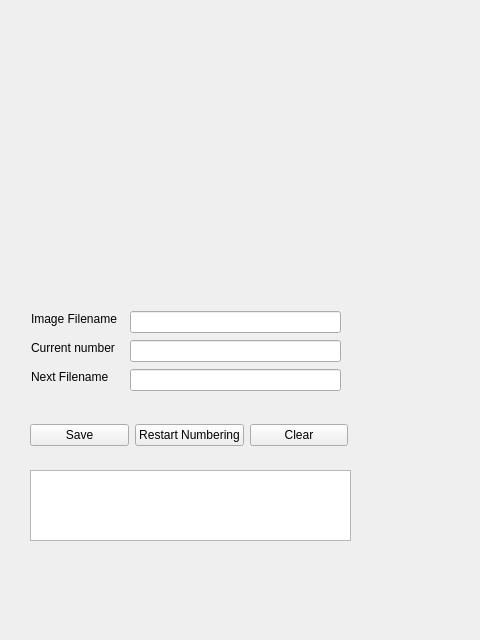
<?xml version="1.0" encoding="UTF-8"?>
<ui version="4.0">
 <class>Form</class>
 <widget class="QWidget" name="Form">
  <property name="geometry">
   <rect>
    <x>0</x>
    <y>0</y>
    <width>480</width>
    <height>640</height>
   </rect>
  </property>
  <property name="windowTitle">
   <string>Form</string>
  </property>
  <widget class="IconWidget" name="widget_iconeditor" native="true">
   <property name="geometry">
    <rect>
     <x>30</x>
     <y>40</y>
     <width>240</width>
     <height>240</height>
    </rect>
   </property>
   <property name="minimumSize">
    <size>
     <width>240</width>
     <height>240</height>
    </size>
   </property>
  </widget>
  <widget class="QLabel" name="label">
   <property name="geometry">
    <rect>
     <x>31</x>
     <y>311</y>
     <width>92</width>
     <height>16</height>
    </rect>
   </property>
   <property name="text">
    <string>Image Filename</string>
   </property>
  </widget>
  <widget class="QLineEdit" name="lineEdit">
   <property name="geometry">
    <rect>
     <x>130</x>
     <y>311</y>
     <width>211</width>
     <height>22</height>
    </rect>
   </property>
  </widget>
  <widget class="QLabel" name="label_2">
   <property name="geometry">
    <rect>
     <x>31</x>
     <y>340</y>
     <width>91</width>
     <height>16</height>
    </rect>
   </property>
   <property name="text">
    <string>Current number</string>
   </property>
  </widget>
  <widget class="QLabel" name="label_3">
   <property name="geometry">
    <rect>
     <x>31</x>
     <y>369</y>
     <width>81</width>
     <height>16</height>
    </rect>
   </property>
   <property name="text">
    <string>Next Filename</string>
   </property>
  </widget>
  <widget class="QLineEdit" name="lineEdit_2">
   <property name="geometry">
    <rect>
     <x>130</x>
     <y>340</y>
     <width>211</width>
     <height>22</height>
    </rect>
   </property>
  </widget>
  <widget class="QLineEdit" name="lineEdit_3">
   <property name="geometry">
    <rect>
     <x>130</x>
     <y>369</y>
     <width>211</width>
     <height>22</height>
    </rect>
   </property>
  </widget>
  <widget class="QPlainTextEdit" name="plainTextEdit">
   <property name="geometry">
    <rect>
     <x>30</x>
     <y>470</y>
     <width>321</width>
     <height>71</height>
    </rect>
   </property>
  </widget>
  <widget class="QWidget" name="">
   <property name="geometry">
    <rect>
     <x>30</x>
     <y>420</y>
     <width>318</width>
     <height>30</height>
    </rect>
   </property>
   <layout class="QHBoxLayout" name="horizontalLayout">
    <item>
     <widget class="QPushButton" name="pushButton_2">
      <property name="text">
       <string>Save</string>
      </property>
     </widget>
    </item>
    <item>
     <widget class="QPushButton" name="pushButton_4">
      <property name="text">
       <string>Restart Numbering</string>
      </property>
     </widget>
    </item>
    <item>
     <widget class="QPushButton" name="pushButton">
      <property name="text">
       <string>Clear</string>
      </property>
     </widget>
    </item>
   </layout>
  </widget>
 </widget>
 <customwidgets>
  <customwidget>
   <class>IconWidget</class>
   <extends>QWidget</extends>
   <header location="global">iconwidget.h</header>
   <container>1</container>
  </customwidget>
 </customwidgets>
 <resources/>
 <connections/>
</ui>
